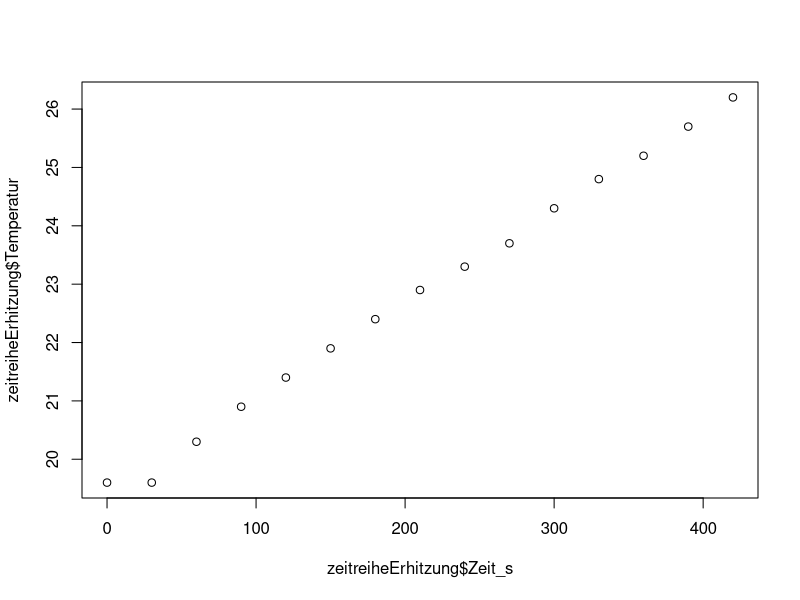

Reproduce this figure in R.
## ---- chunk 1
zeitreiheErhitzung <- read.csv("Daten/Messreihe.csv", sep = ";", dec=",")[,10:11]
colnames(zeitreiheErhitzung) <- c("Zeit_s", "Temperatur")
plot(x=zeitreiheErhitzung$Zeit_s, y=zeitreiheErhitzung$Temperatur)
lm <- lm(zeitreiheErhitzung$Temperatur~zeitreiheErhitzung$Zeit_s)
summary(lm)
